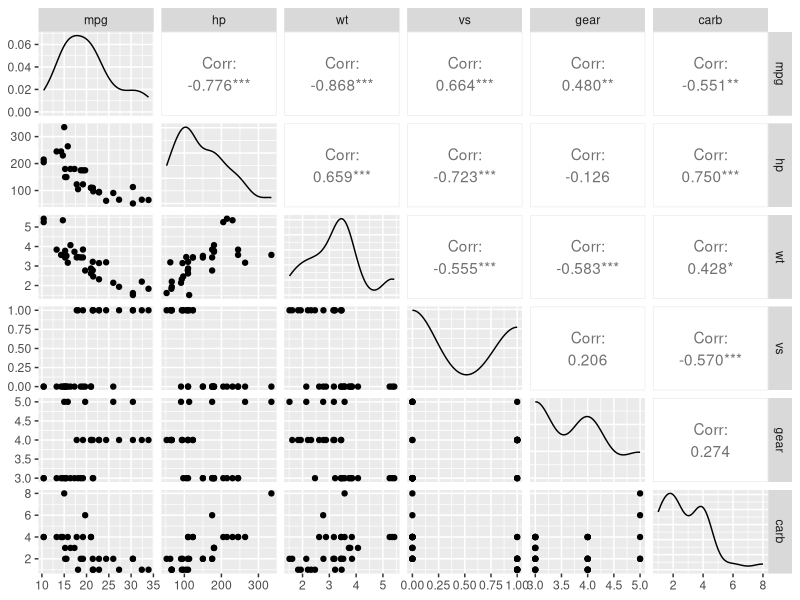
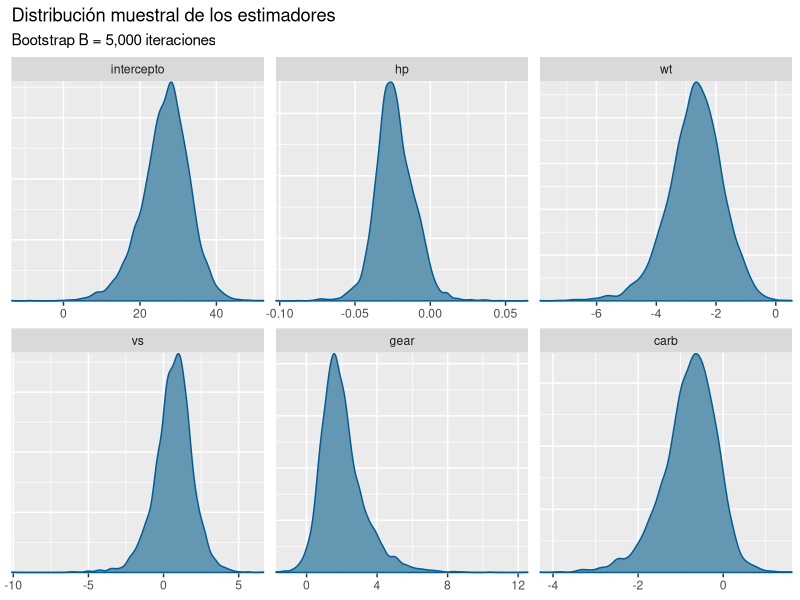
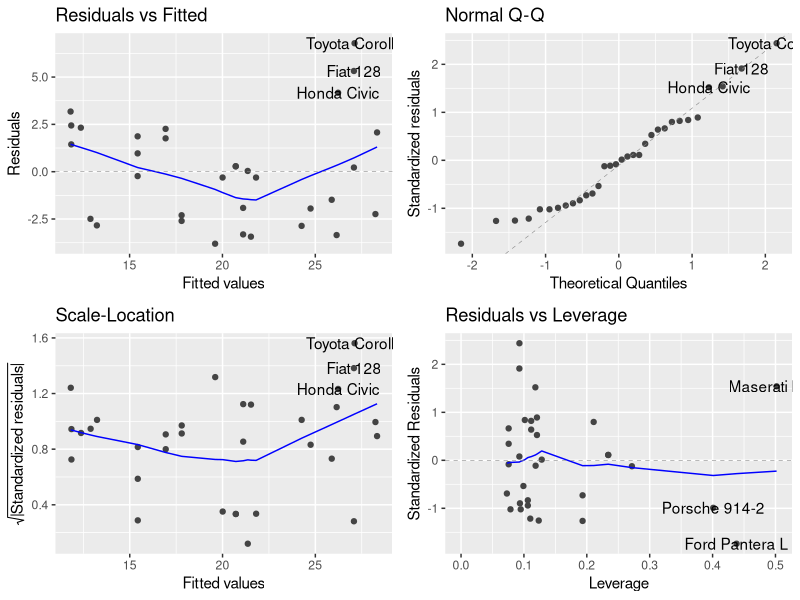

Here is the R script that generated these plots, in order:
## ---- chunk 1
#| message: false
library(caret)
library(GGally)
library(ggplot2)
library(flextable)
library(bayesplot)
library(ggfortify)
## ---- chunk 2
df = mtcars[,c(1,4,6,8,10,11)]
str(df)
## ---- chunk 3
#| label: fig-pairs
#| fig-cap: "Gráfico de pares. La diagonal principal muestra histogramas densidades de cada una de las variables. La parte superior muestra el coeficiente de correlación entre dos variables, fila y columna. La parte inferior muestra un gráfico de dispersión entre dos variables."
ggpairs(df)
## ---- chunk 4
m1 = lm(mpg~.,data = df)
summary(m1)
## ---- chunk 5
m1  =  lm(mpg~vs+hp+gear+carb,data = df)
summary(m1)
## ---- chunk 6
#| code-fold: true
lm_boots = function(y,x,B = 1000){
  n = length(y)
  est = NULL
  for (i in 1:B) {
    si = sample(x = 1:n,size = n,replace = TRUE)
    mli = lm(y[si]~x[si,] )
    ci = as.array(mli$coefficients)
    est = rbind(est,ci)
  }
  # Estética
  cn = colnames(x)
  colnames(est) = c("intercepto",cn)
  
  return(est)
}
## ---- chunk 7
#| label: fig-btp
#| fig-cap: "Gráfico de densidades. Cada densidad representa la distribución muestral aproximada para cada uno de los estimadores usando un Bootstrap de B=5,000 iteraciones."
btp = lm_boots(y = df$mpg,x = as.matrix(df[,-1]),B = 5000)

bayesplot_theme_set(theme_grey())
mcmc_dens(btp)+labs(title="Distribución muestral de los estimadores",
                    subtitle ="Bootstrap B = 5,000 iteraciones")
## ---- chunk 8
#| label: tbl-btp
#| tbl-cap: "Intervalos de confianza al 95%, obtenidos a partir de una muestra bootstrap de B = 5,000 iteraciones"
x = apply(btp,MARGIN = 2, FUN = quantile, probs = c(0.025,0.5,0.975)) 

# Estética
x = data.frame( t(x) )
x$pars = c("intercepto","hp","wt","vs","gear","carb")
colnames(x) = c("q2.5%","Median","q97.5%","parámetros")

ft = flextable(x[c(4,1,2,3)])
autofit(ft)
## ---- chunk 9
summary(m1$residuals)
## ---- chunk 10
#| label: fig-res1
#| fig-cap: "Gráfico diagnóstico de los residuos, estos cuatro gráficos evaluan el ajuste y supuestos del modelo, si  algún comportamiento polinómico es persistente, entonces los supuestos del modelo no se satisfacen."
autoplot(m1)
## ---- chunk 11
#| code-fold: true
m2 = lm(mpg~hp+gear+carb,data = df)
m3 = lm(mpg~wt+gear+carb,data = df)
## ---- chunk 12
#| code-fold: true
rmse = function(m){
  mse = sum(m$residuals^2)/length(m$residuals)
  return(sqrt(mse))
}
## ---- chunk 13
#| label: tbl-criteria
#| tbl-cap: "Criterios de información de los modelos. Se selecciona el modelo con menores criterios."
x = matrix(0,nrow = 4,ncol = 3)
x[1,] = c(logLik(m1),logLik(m2),logLik(m3))
x[2,] = c(AIC(m1),AIC(m2),AIC(m3))
x[3,] = c(BIC(m1),BIC(m2),BIC(m3))
x[4,] = c(rmse(m1),rmse(m2),rmse(m3))

# Estética
x = data.frame(x)
x$pars =  c("logLik","AIC","BIC","RMSE")
colnames(x)  = c("Modelo 1","Modelo 2","Modelo 3","Criterio")

ft = flextable(x[c(4,1,2,3)])
autofit(ft)
## ---- chunk 14
#| code-fold: true
kfold = function(df,k){
  # Generar la particion
  kfld = createFolds(df[,1],k = k)
  mat = NULL
  
  for (i in 1:k) {
    # separar los datos en conjuntos de prueba y entrenamiento
    dfE= df[-kfld[[i]],]
    dfP = df[kfld[[i]],]
    # Ajustar los modelos
    m1 = lm(mpg~vs+hp+gear+carb,data = dfE)
    m2 = lm(mpg~hp+gear+carb,data = dfE)
    m3 = lm(mpg~wt+gear+carb,data = dfE)
    
    p1 = predict(m1,dfP)
    p2 = predict(m2,dfP)
    p3 = predict(m3,dfP)
    
    # Calcular  RMSE
    rmse = c(
             RMSE(pred =  p1,obs = dfP[,1]),
             RMSE(pred =  p2,obs = dfP[,1]),
             RMSE(pred =  p3,obs = dfP[,1])
             )
    # Unir los datos
    mat = rbind(mat,rmse) 
  }
  colnames(mat) = c("RMSE1","RMSE2","RMSE3")
  row.names(mat) = NULL
  return(mat)
}
## ---- chunk 15
#| label: tbl-cv
#| tbl-cap: "Criterios de información de los modelos. Mediante Validación cruzada. La tabla presenta los RMSE de cada modelo. bajo un 5-fold cv."

rst = kfold(df = df,k = 5)
x = t(apply(rst,MARGIN = 2,FUN = "quantile",probs = c(0.025,0.5,0.975)))

# Estética
x = data.frame(x)
x$pars =  c("M1","M2","M3")
colnames(x) = c("q2.5%","Median","q97.5%","RMSE")

ft = flextable(x[c(4,1,2,3)])
autofit(ft)
